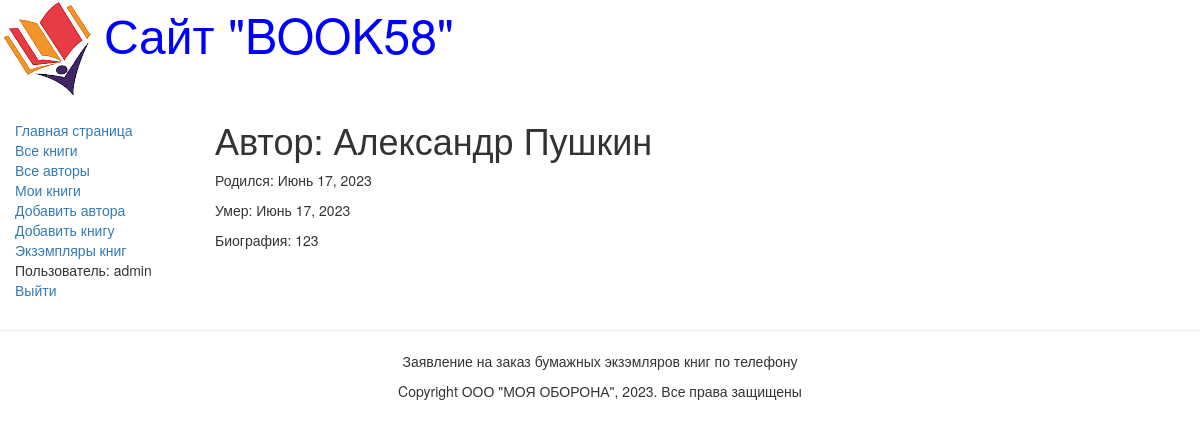
The page /author/1 (signed in) on the database its author committed.
### catalog/models.py (models this page shows, shortened)
class Author(models.Model):
    first_name = models.CharField(max_length=100, help_text="Введите имя автора", verbose_name="Имя автора")
    last_name = models.CharField(max_length=100, help_text="Введите фамилию автора", verbose_name="Фамилия автора")
    date_of_birth=models.DateField(help_text="Введите дату рождения", verbose_name="Дата рождения", null=True, blank=True)
    date_of_death = models.DateField(help_text="Введите дату смерти", verbose_name="Дата смерти", null=True,blank=True)
    biographi = models.TextField(max_length=10000, help_text="Введите биографию автора", verbose_name="Биография автора", null=True, blank=True)

### catalog/views.py (the view)
# urls.py: url(r'^author/(?P<pk>\d+)$', views.AuthorDetailView.as_view(), name='author-detail'),
class AuthorDetailView(generic.DetailView):
    model = Author
    template_name = 'catalog/author_detail1.html'

### templates/catalog/author_detail1.html (shortened to what this page needs)
{% extends "base_generic.html" %}
{% block content %}
{%if user.is_authenticated %}
  <h1>Автор: {{ author.first_name }} {{ author.last_name }}</h1>
    {% if author.date_of_birth %}
        <p>Родился: {{ author.date_of_birth }}</p>
    {% endif %}
    {% if author.date_of_death %}
        <p>Умер: {{ author.date_of_death }}</p>
    {% endif %}
    {%if author.biographi %}
        <p>Биография:  {{ author.biographi }}</p>
    {% endif %}
{%else%}
    <a href="{% url 'login'%}?next={{request.path}}">Войти</a>
{%endif%}
{% endblock %}

### templates/base_generic.html (shortened to what this page needs)
<!DOCTYPE html>
<html lang="en">
<head>
    <link rel="stylesheet" href="https://maxcdn.bootstrapcdn.com/bootstrap/3.3.7/css/bootstrap.min.css">
    {% load static %}
    <link rel="stylesheet" href="{% static 'css/styles.css' %}">
  {% block head %}
      <img src="{% static 'images/logotip.png' %}"
      style="width:100px; height:100px;"  align="absmiddle">
      <font size=7, color="blue">Сайт "BOOK58"</font>
  {% endblock %}
</head>
<body>
  <div class="container-fluid">
    <div class="row">
      <div class="col-sm-2">
      {% block sidebar %}
      <ul class="sidebar-nav" type="none">
          <li><a href="{% url 'index' %}">Главная страница</a></li>
          <li><a href="{% url 'books' %}">Все книги</a></li>
          <li><a href="{% url 'authors' %}">Все авторы</a></li>
              {%if user.is_authenticated %}
                <li><a href="{% url 'my-books' %}">Мои книги</a> </li>
                {%if user.is_staff %}
                    <li><a href="{% url 'authoradd'%}?next={{request.path}}">Добавить автора</a> </li>
                    <li><a href="{% url 'book_create'%}?next={{request.path}}">Добавить книгу</a> </li>
                    <li><a href="{% url 'status_book'%}?next={{request.path}}">Экзэмпляры книг</a> </li>
                {%endif %}
                <li>Пользователь: {{ user.get_username }}</li>
                <li><a href="{% url 'logout'%}?next={{request.path}}">Выйти</a> </li>
              {%else%}
                <li><a href="{% url 'login'%}?next={{request.path}}">Войти</a> </li>
              {%endif%}
      </ul>
      {% endblock %}
      </div>
      <div class="col-sm-10 ">
        {% block content %}{% endblock %}
      </div>
    </div>
  </div>
  {% block footer %}
          <hr width=100% color="black">
         {% block copyright %}
        <p align="center">Заявление на заказ бумажных экзэмляров книг по телефону</p>
       <p align="center">Copyright ООО "МОЯ ОБОРОНА", 2023. Все права защищены</p>
         {% endblock %}
  {% endblock %}
</body>
</html>

### static/css/styles.css (style rules this page uses)
.sidebar-nav { margin-top: 20px; padding: 0; list-style: none; }

### rows shown on the page
Author: first_name "Александр", last_name "Пушкин", date_of_birth "Июнь 17, 2023", date_of_death "Июнь 17, 2023", biographi "123"

### other values the page prints
{{ user.get_username }} "admin"
